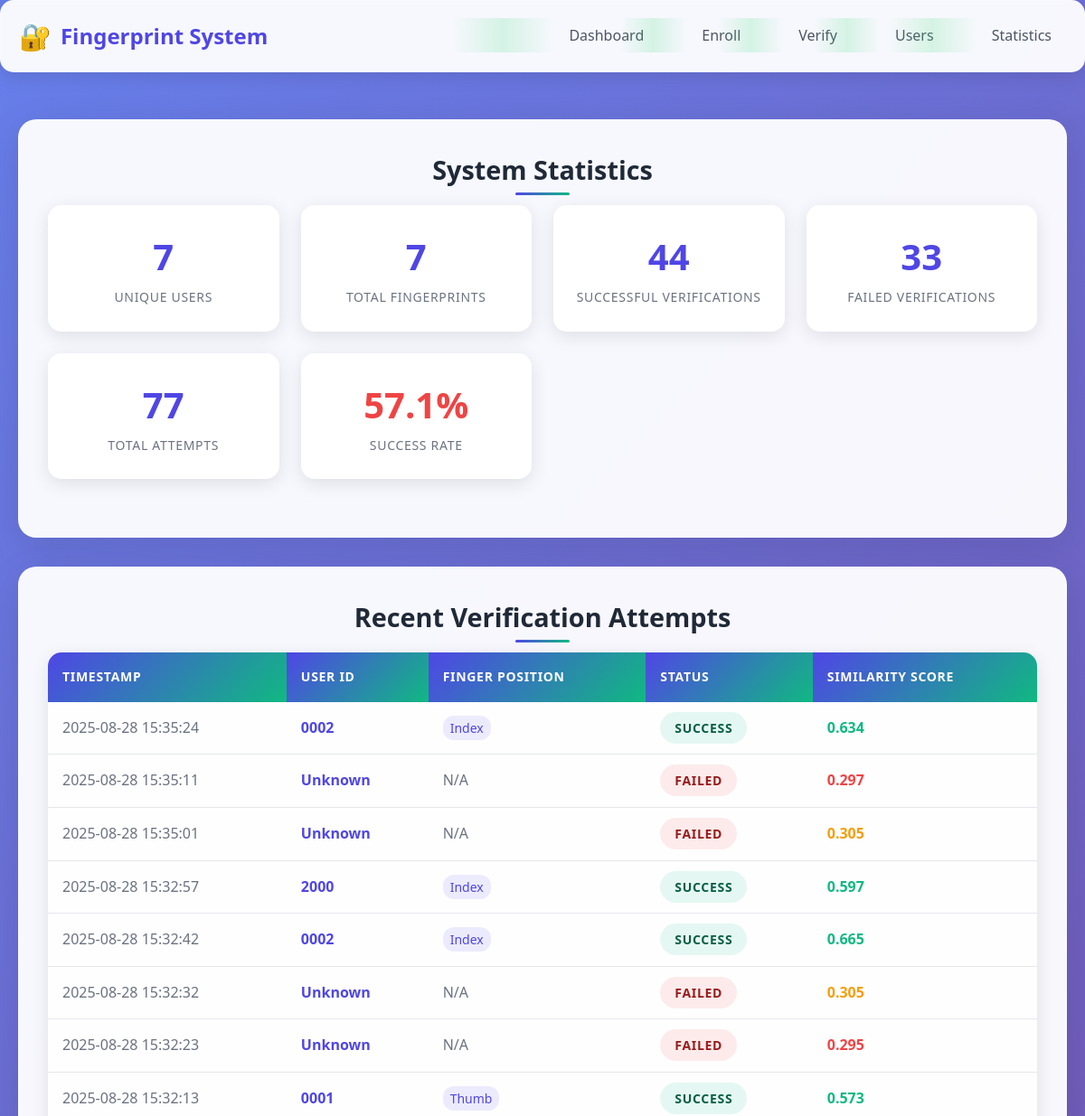
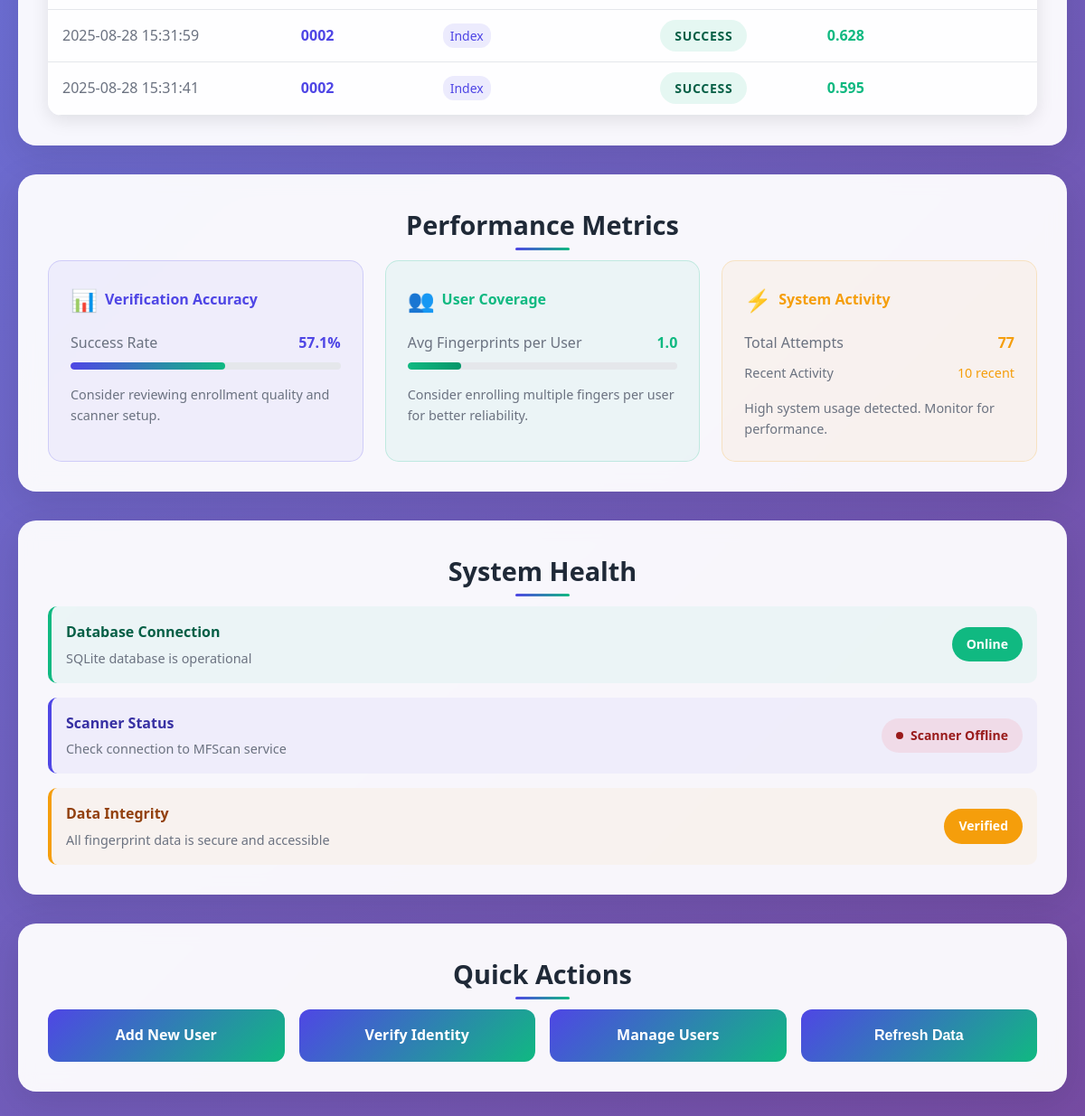
The app's page /statistics with its own data (2 pictures, top to bottom).
### tables this page shows
CREATE TABLE verification_log (
                id INTEGER PRIMARY KEY AUTOINCREMENT,
                user_id TEXT,
                verification_time TEXT,
                status TEXT,
                similarity_score REAL,
                finger_position TEXT
            );

### app.py (the view)
@app.route('/statistics')
def statistics():
    stats = manager.get_statistics()
    return render_template('statistics.html', stats=stats)

### templates/statistics.html (shortened to what this page needs)
{% extends "base.html" %}
{% block content %}
<div class="card">
    <h1 class="card-title">System Statistics</h1>
    <div class="stats-grid">
        <div class="stat-card">
            <span class="stat-number">{{ stats.user_count }}</span>
            <span class="stat-label">Unique Users</span>
        </div>
        <div class="stat-card">
            <span class="stat-number">{{ stats.fp_count }}</span>
            <span class="stat-label">Total Fingerprints</span>
        </div>
        <div class="stat-card">
            <span class="stat-number">{{ stats.success_count }}</span>
            <span class="stat-label">Successful Verifications</span>
        </div>
        <div class="stat-card">
            <span class="stat-number">{{ stats.failed_count }}</span>
            <span class="stat-label">Failed Verifications</span>
        </div>
        <div class="stat-card">
            <span class="stat-number">{{ stats.success_count + stats.failed_count }}</span>
            <span class="stat-label">Total Attempts</span>
        </div>
        <div class="stat-card">
            <span class="stat-number" style="color: {% if stats.success_rate >= 80 %}#10b981{% elif stats.success_rate >= 60 %}#f59e0b{% else %}#ef4444{% endif %};">
                {{ "%.1f"|format(stats.success_rate) }}%
            </span>
            <span class="stat-label">Success Rate</span>
        </div>
    </div>
</div>
{% if stats.recent_verifications %}
<div class="card">
    <h2 class="card-title">Recent Verification Attempts</h2>
    <div class="table-container">
        <table class="table">
            <thead>
                <tr>
                    <th>Timestamp</th>
                    <th>User ID</th>
                    <th>Finger Position</th>
                    <th>Status</th>
                    <th>Similarity Score</th>
                </tr>
            </thead>
            <tbody>
                {% for user_id, verification_time, status, similarity_score, finger_position in stats.recent_verifications %}
                <tr>
                    <td style="color: #6b7280;">
                        {% if verification_time %}
                            {{ verification_time[:19].replace('T', ' ') }}
                        {% else %}
                            N/A
                        {% endif %}
                    </td>
                    <td>
                        <strong style="color: #4f46e5;">{{ user_id or 'Unknown' }}</strong>
                    </td>
                    <td>
                        {% if finger_position %}
                            <span style="text-transform: capitalize; background: rgba(79, 70, 229, 0.1); color: #4f46e5; padding: 0.25rem 0.5rem; border-radius: 12px; font-size: 0.875rem;">
                                {{ finger_position }}
                            </span>
                        {% else %}
                            <span style="color: #6b7280;">N/A</span>
                        {% endif %}
                    </td>
                    <td>
                        {% if status == 'SUCCESS' %}
                            <span class="status-badge status-success">Success</span>
                        {% else %}
                            <span class="status-badge status-failed">Failed</span>
                        {% endif %}
                    </td>
                    <td>
                        {% if similarity_score %}
                            <span style="font-weight: 600; color: {% if similarity_score >= 0.55 %}#10b981{% elif similarity_score >= 0.3 %}#f59e0b{% else %}#ef4444{% endif %};">
                                {{ "%.3f"|format(similarity_score) }}
                            </span>
                        {% else %}
                            <span style="color: #6b7280;">N/A</span>
                        {% endif %}
                    </td>
                </tr>
                {% endfor %}
            </tbody>
        </table>
    </div>
</div>
{% endif %}
<div class="card">
    <h2 class="card-title">Performance Metrics</h2>
    <div style="display: grid; grid-template-columns: repeat(auto-fit, minmax(300px, 1fr)); gap: 1.5rem;">
        <div style="background: rgba(79, 70, 229, 0.05); border-radius: 15px; padding: 1.5rem; border: 1px solid rgba(79, 70, 229, 0.2);">
            <h4 style="color: #4f46e5; margin-bottom: 1rem; display: flex; align-items: center; gap: 0.5rem;">
                <span style="font-size: 1.5rem;">📊</span>
                Verification Accuracy
            </h4>
            <div style="margin-bottom: 1rem;">
                <div style="display: flex; justify-content: space-between; margin-bottom: 0.5rem;">
                    <span style="color: #6b7280;">Success Rate</span>
                    <span style="font-weight: 600; color: #4f46e5;">{{ "%.1f"|format(stats.success_rate) }}%</span>
                </div>
                <div style="background: #e5e7eb; border-radius: 10px; height: 8px; overflow: hidden;">
                    <div style="background: linear-gradient(90deg, #4f46e5, #10b981); height: 100%; width: {{ stats.success_rate }}%; border-radius: 10px; transition: width 0.3s ease;"></div>
                </div>
            </div>
            <p style="color: #6b7280; font-size: 0.9rem;">
                {% if stats.success_rate >= 90 %}
                    Excellent performance! The system is highly accurate.
                {% elif stats.success_rate >= 70 %}
                    Good performance with room for improvement.
                {% else %}
                    Consider reviewing enrollment quality and scanner setup.
                {% endif %}
            </p>
        </div>
        <div style="background: rgba(16, 185, 129, 0.05); border-radius: 15px; padding: 1.5rem; border: 1px solid rgba(16, 185, 129, 0.2);">
            <h4 style="color: #10b981; margin-bottom: 1rem; display: flex; align-items: center; gap: 0.5rem;">
                <span style="font-size: 1.5rem;">👥</span>
                User Coverage
            </h4>
            <div style="margin-bottom: 1rem;">
                <div style="display: flex; justify-content: space-between; margin-bottom: 0.5rem;">
                    <span style="color: #6b7280;">Avg Fingerprints per User</span>
                    <span style="font-weight: 600; color: #10b981;">
                        {{ "%.1f"|format(stats.fp_count / stats.user_count if stats.user_count > 0 else 0) }}
                    </span>
                </div>
                <div style="background: #e5e7eb; border-radius: 10px; height: 8px; overflow: hidden;">
                    <div style="background: linear-gradient(90deg, #10b981, #059669); height: 100%; width: {{ (stats.fp_count / stats.user_count * 20) if stats.user_count > 0 else 0 }}%; border-radius: 10px; transition: width 0.3s ease;"></div>
                </div>
            </div>
            <p style="color: #6b7280; font-size: 0.9rem;">
                {% set avg_fp = (stats.fp_count / stats.user_count) if stats.user_count > 0 else 0 %}
                {% if avg_fp >= 2 %}
                    Great coverage! Multiple fingerprints per user improve reliability.
                {% elif avg_fp >= 1.5 %}
                    Good coverage. Consider enrolling additional fingers for backup.
                {% else %}
                    Consider enrolling multiple fingers per user for better reliability.
                {% endif %}
            </p>
        </div>
        <div style="background: rgba(245, 158, 11, 0.05); border-radius: 15px; padding: 1.5rem; border: 1px solid rgba(245, 158, 11, 0.2);">
            <h4 style="color: #f59e0b; margin-bottom: 1rem; display: flex; align-items: center; gap: 0.5rem;">
                <span style="font-size: 1.5rem;">⚡</span>
                System Activity
            </h4>
            <div style="margin-bottom: 1rem;">
                <div style="display: flex; justify-content: space-between; margin-bottom: 0.5rem;">
                    <span style="color: #6b7280;">Total Attempts</span>
                    <span style="font-weight: 600; color: #f59e0b;">{{ stats.success_count + stats.failed_count }}</span>
                </div>
                <div style="display: flex; justify-content: space-between; margin-bottom: 0.5rem;">
                    <span style="color: #6b7280; font-size: 0.9rem;">Recent Activity</span>
                    <span style="color: #f59e0b; font-size: 0.9rem;">{{ stats.recent_verifications|length }} recent</span>
                </div>
            </div>
            <p style="color: #6b7280; font-size: 0.9rem;">
                {% if (stats.success_count + stats.failed_count) > 50 %}
                    High system usage detected. Monitor for performance.
                {% elif (stats.success_count + stats.failed_count) > 10 %}
                    Regular system activity. Good adoption rate.
                {% else %}
                    Low usage. Consider user training or system promotion.
                {% endif %}
            </p>
        </div>
    </div>
</div>
<div class="card">
    <h2 class="card-title">System Health</h2>
    <div style="display: grid; gap: 1rem;">
        <div style="display: flex; align-items: center; justify-content: space-between; padding: 1rem; background: rgba(16, 185, 129, 0.05); border-radius: 10px; border-left: 4px solid #10b981;">
            <div>
                <h4 style="color: #065f46; margin-bottom: 0.25rem;">Database Connection</h4>
                <p style="color: #6b7280; font-size: 0.9rem; margin: 0;">SQLite database is operational</p>
            </div>
            <span style="background: #10b981; color: white; padding: 0.5rem 1rem; border-radius: 20px; font-weight: 600; font-size: 0.875rem;">
                Online
            </span>
        </div>
        <div style="display: flex; align-items: center; justify-content: space-between; padding: 1rem; background: rgba(79, 70, 229, 0.05); border-radius: 10px; border-left: 4px solid #4f46e5;">
            <div>
                <h4 style="color: #3730a3; margin-bottom: 0.25rem;">Scanner Status</h4>
                <p style="color: #6b7280; font-size: 0.9rem; margin: 0;">Check connection to MFScan service</p>
            </div>
            <div class="connection-status" style="margin: 0;">
            </div>
        </div>
        <div style="display: flex; align-items: center; justify-content: space-between; padding: 1rem; background: rgba(245, 158, 11, 0.05); border-radius: 10px; border-left: 4px solid #f59e0b;">
            <div>
                <h4 style="color: #92400e; margin-bottom: 0.25rem;">Data Integrity</h4>
                <p style="color: #6b7280; font-size: 0.9rem; margin: 0;">All fingerprint data is secure and accessible</p>
            </div>
            <span style="background: #f59e0b; color: white; padding: 0.5rem 1rem; border-radius: 20px; font-weight: 600; font-size: 0.875rem;">
                Verified
            </span>
        </div>
    </div>
</div>
<div class="card">
    <h2 class="card-title">Quick Actions</h2>
    <div style="display: grid; grid-template-columns: repeat(auto-fit, minmax(200px, 1fr)); gap: 1rem;">
        <a href="/enroll" class="btn" style="text-align: center; padding: 1rem;">
            Add New User
        </a>
        <a href="/verify" class="btn" style="text-align: center; padding: 1rem;">
            Verify Identity
        </a>
        <a href="/users" class="btn" style="text-align: center; padding: 1rem;">
            Manage Users
        </a>
        <button onclick="refreshStats()" class="btn" style="text-align: center; padding: 1rem;">
            Refresh Data
        </button>
    </div>
</div>
{% endblock %}

### templates/base.html (style rules this page uses)
* { margin: 0; padding: 0; box-sizing: border-box; }
body { font-family: 'Segoe UI', Tahoma, Geneva, Verdana, sans-serif; line-height: 1.6; color: #333; background: linear-gradient(135deg, #667eea 0%, #764ba2 100%); min-height: 100vh; }
.card { background: rgba(255, 255, 255, 0.95); backdrop-filter: blur(10px); border-radius: 20px; padding: 2rem; box-shadow: 0 10px 40px rgba(0, 0, 0, 0.1); border: 1px solid rgba(255, 255, 255, 0.2); margin-bottom: 2rem; transition: all 0.3s ease; }
.card-title { font-size: 1.8rem; font-weight: bold; color: #1f2937; margin-bottom: 1rem; text-align: center; position: relative; }
.card-title::after { content: ''; position: absolute; bottom: -5px; left: 50%; transform: translateX(-50%); width: 60px; height: 3px; background: linear-gradient(90deg, #4f46e5, #10b981); border-radius: 2px; }
.btn { background: linear-gradient(135deg, #4f46e5 0%, #10b981 100%); color: white; border: none; padding: 1rem 2rem; border-radius: 12px; font-size: 1rem; font-weight: 600; cursor: pointer; transition: all 0.3s ease; text-decoration: none; display: inline-block; text-align: center; position: relative; overflow: hidden; }
.btn::before { content: ''; position: absolute; top: 0; left: -100%; width: 100%; height: 100%; background: linear-gradient(90deg, transparent, rgba(255, 255, 255, 0.2), transparent); transition: left 0.5s; }
.stats-grid { display: grid; grid-template-columns: repeat(auto-fit, minmax(250px, 1fr)); gap: 1.5rem; margin-bottom: 2rem; }
.stat-card { background: rgba(255, 255, 255, 0.95); border-radius: 15px; padding: 1.5rem; text-align: center; box-shadow: 0 5px 20px rgba(0, 0, 0, 0.1); border: 1px solid rgba(255, 255, 255, 0.2); transition: transform 0.3s ease; }
.stat-number { font-size: 2.5rem; font-weight: bold; color: #4f46e5; display: block; }
.stat-label { color: #6b7280; font-weight: 500; text-transform: uppercase; font-size: 0.875rem; letter-spacing: 0.05em; }
.table-container { overflow-x: auto; border-radius: 15px; box-shadow: 0 5px 20px rgba(0, 0, 0, 0.1); }
.table { width: 100%; border-collapse: collapse; background: rgba(255, 255, 255, 0.95); }
.table th { background: linear-gradient(135deg, #4f46e5 0%, #10b981 100%); color: white; padding: 1rem; text-align: left; font-weight: 600; text-transform: uppercase; font-size: 0.875rem; letter-spacing: 0.05em; }
.table td { padding: 1rem; border-bottom: 1px solid #e5e7eb; }
.status-badge { padding: 0.5rem 1rem; border-radius: 20px; font-size: 0.875rem; font-weight: 600; text-transform: uppercase; letter-spacing: 0.05em; }
.status-success { background: rgba(16, 185, 129, 0.1); color: #065f46; }
.status-failed { background: rgba(239, 68, 68, 0.1); color: #991b1b; }
.connection-status { display: inline-flex; align-items: center; gap: 0.5rem; padding: 0.5rem 1rem; border-radius: 20px; font-size: 0.875rem; font-weight: 600; }
.connection-offline { background: rgba(239, 68, 68, 0.1); color: #991b1b; }
.connection-status::before { content: ''; width: 8px; height: 8px; border-radius: 50%; background: currentColor; }

### records on screen
verification_log: verification_time "2025-08-28 15:35:24", user "0002", finger_position "Index", status "SUCCESS", similarity_score "0.634"
verification_log: verification_time "2025-08-28 15:35:11", user "Unknown", shows "N/A", status "FAILED", similarity_score "0.297"
verification_log: verification_time "2025-08-28 15:35:01", user "Unknown", shows "N/A", status "FAILED", similarity_score "0.305"
verification_log: verification_time "2025-08-28 15:32:57", user "2000", finger_position "Index", status "SUCCESS", similarity_score "0.597"
verification_log: verification_time "2025-08-28 15:32:42", user "0002", finger_position "Index", status "SUCCESS", similarity_score "0.665"
verification_log: verification_time "2025-08-28 15:32:32", user "Unknown", shows "N/A", status "FAILED", similarity_score "0.305"
verification_log: verification_time "2025-08-28 15:32:23", user "Unknown", shows "N/A", status "FAILED", similarity_score "0.295"
verification_log: verification_time "2025-08-28 15:32:13", user "0001", finger_position "Thumb", status "SUCCESS", similarity_score "0.573"
verification_log: verification_time "2025-08-28 15:31:59", user "0002", finger_position "Index", status "SUCCESS", similarity_score "0.628"
verification_log: verification_time "2025-08-28 15:31:41", user "0002", finger_position "Index", status "SUCCESS", similarity_score "0.595"

### other values on screen
{{ stats.user_count }} "7"
{{ stats.fp_count }} "7"
{{ stats.success_count }} "44"
{{ stats.failed_count }} "33"
{{ stats.success_count + stats.failed_count }} "77"
{{ "%.1f"|format(stats.success_rate) }} "57.1"
{{ stats.recent_verifications|length }} "10"
